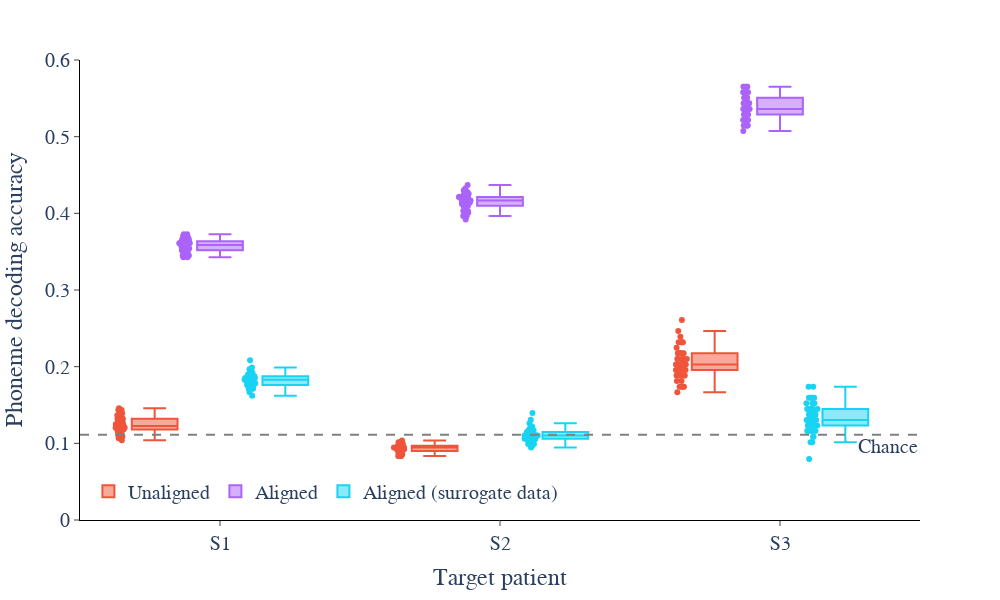

Notebook cell for this chart:
### Code cell
fig_ind = 'pAll'
fig_df = noTar_decode_df_long[decode_df_long['Phoneme Index'] == fig_ind]
fig = px.box(fig_df, x='Patient', y="accuracy", color='Decoding Context', points='all', width=1000, height=600, color_discrete_sequence=['#EF553B', '#AB63FA', '#19D3F3'])
fig.add_hline(y=1/9, line_dash='dash', line_color='grey', annotation_text='Chance', annotation_position='bottom right')
fig.update_layout(
    plot_bgcolor='white',
    legend=dict(
        orientation='h',
        yanchor='bottom',
        y=0.02,
        xanchor='left',
        x=0.01,
        title_text=''
    ),
    title_text='',
    title_x=0.5,
    font=dict(size=20, family='Arial')
)
fig.update_xaxes(
    title='Target patient',
    mirror=False,
    ticks='outside',
    showline=True,
    linecolor='black',
    showgrid=False,
    tickvals=[0,1,2],
    range=[-0.5, 2.5]
)
fig.update_yaxes(
    title='Phoneme decoding accuracy',
    mirror=False,
    ticks='outside',
    showline=True,
    linecolor='black',
    showgrid=False,
    range=[0, 0.6]
)

fig.write_image(r"C:\Users\zms14\Box\CoganLab\IndividualMeetings\Zac\manuscripts\cross_patient_speech_decoding\figures\fig_4\noTar_decoding_ptSplit.svg")
fig.show()

### Figure 1 — Plotly figure (JSON) as saved in the notebook; plotly's stock layout.template omitted (floating-point values rounded to 4 significant figures; data arrays with more than 128 entries replaced by an {"elided": "..."} marker saying what was removed)
{"data": [{"alignmentgroup": "True", "boxpoints": "all", "hovertemplate": "Decoding Context=Unaligned<br>Patient=%{x}<br>accuracy=%{y}<extra></extra>", "legendgroup": "Unaligned", "marker": {"color": "#EF553B"}, "name": "Unaligned", "notched": false, "offsetgroup": "Unaligned", "orientation": "v", "showlegend": true, "type": "box", "x": {"elided": "400 str values"}, "x0": " ", "xaxis": "x", "y": {"elided": "400 float values"}, "y0": " ", "yaxis": "y"}, {"alignmentgroup": "True", "boxpoints": "all", "hovertemplate": "Decoding Context=Aligned<br>Patient=%{x}<br>accuracy=%{y}<extra></extra>", "legendgroup": "Aligned", "marker": {"color": "#AB63FA"}, "name": "Aligned", "notched": false, "offsetgroup": "Aligned", "orientation": "v", "showlegend": true, "type": "box", "x": {"elided": "400 str values"}, "x0": " ", "xaxis": "x", "y": {"elided": "400 float values"}, "y0": " ", "yaxis": "y"}, {"alignmentgroup": "True", "boxpoints": "all", "hovertemplate": "Decoding Context=Aligned (surrogate data)<br>Patient=%{x}<br>accuracy=%{y}<extra></extra>", "legendgroup": "Aligned (surrogate data)", "marker": {"color": "#19D3F3"}, "name": "Aligned (surrogate data)", "notched": false, "offsetgroup": "Aligned (surrogate data)", "orientation": "v", "showlegend": true, "type": "box", "x": {"elided": "400 str values"}, "x0": " ", "xaxis": "x", "y": {"elided": "400 float values"}, "y0": " ", "yaxis": "y"}], "layout": {"annotations": [{"showarrow": false, "text": "Chance", "x": 1, "xanchor": "right", "xref": "x domain", "y": 0.1111, "yanchor": "top", "yref": "y"}], "boxmode": "group", "font": {"family": "Arial", "size": 20}, "height": 600, "legend": {"orientation": "h", "title": {"text": ""}, "tracegroupgap": 0, "x": 0.01, "xanchor": "left", "y": 0.02, "yanchor": "bottom"}, "margin": {"t": 60}, "plot_bgcolor": "white", "shapes": [{"line": {"color": "grey", "dash": "dash"}, "type": "line", "x0": 0, "x1": 1, "xref": "x domain", "y0": 0.1111, "y1": 0.1111, "yref": "y"}], "title": {"text": "", "x": 0.5}, "width": 1000, "xaxis": {"anchor": "y", "domain": [0, 1], "linecolor": "black", "mirror": false, "range": [-0.5, 2.5], "showgrid": false, "showline": true, "ticks": "outside", "tickvals": [0, 1, 2], "title": {"text": "Target patient"}}, "yaxis": {"anchor": "x", "domain": [0, 1], "linecolor": "black", "mirror": false, "range": [0, 0.6], "showgrid": false, "showline": true, "ticks": "outside", "title": {"text": "Phoneme decoding accuracy"}}}}
